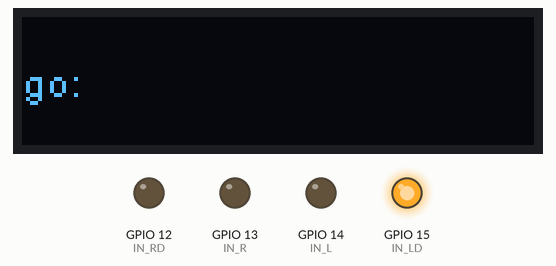
Recording of a sketch running on a simulated ESP8266 (NodeMCU). On the bench: 128×32 one-colour display, output pins drawn as LEDs (lit = HIGH). What the sketch prints to the serial monitor is not drawn.

Above: at 0.1 s.
At 6.1 s:
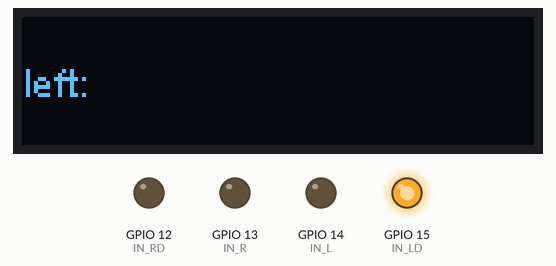
At 12.1 s:
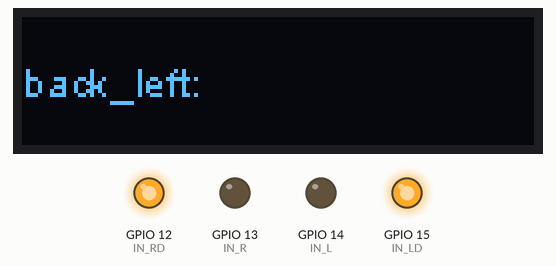
At 30.1 s:
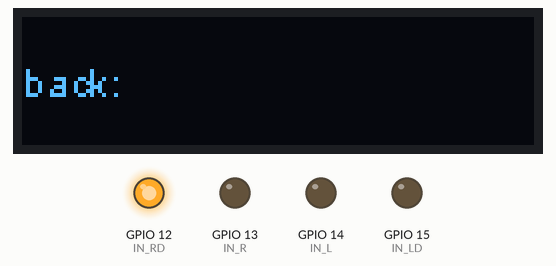
Timing chart, 0 to 37.6 s (numbered marks = the images above):
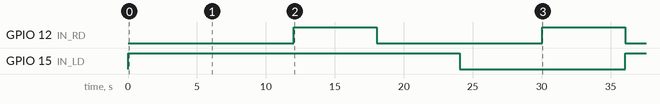

Measured:
- by itself, GPIO 12 (IN_RD): alternates HIGH for 6.0 s and LOW for 12.0 s
- by itself, GPIO 15 (IN_LD): LOW → HIGH at 0.01 s, → LOW 24.0 s later, → HIGH 12.0 s later
- what the display in image 1 shows lasts 6.0 s, from 6.0 s to 12.0 s

The sketch:

8-4-2.ino
```cpp
#define IN_R 13
#define IN_L 14
#define IN_RD 12 //high 후진, low 전진
#define IN_LD 15 //high 전진, low 후진
#include<Wire.h>
#include "SSD1306Wire.h"

SSD1306Wire display(0x3c, 0, 2, GEOMETRY_128_32);


int speed = 0;

void setup() {
  Serial.begin(9600);
  pinMode(IN_R, OUTPUT);
  pinMode(IN_L, OUTPUT);

  pinMode(IN_RD, OUTPUT);
  pinMode(IN_LD, OUTPUT);

  Serial.println();
  Serial.println();

  display.init();

  display.flipScreenVertically();
  display.setFont(ArialMT_Plain_10);
}

void loop() {
  if (Serial.available() > 0) {
    speed = Serial.parseInt();
  }
  if (speed >= 0 && speed <= 255) {


    String rData="go: ";
    display.clear();
    display.setTextAlignment(TEXT_ALIGN_LEFT);
    display.drawString(0,10,rData);
    display.display();
    Serial.println(speed);
    car_go(speed);
    delay(3000);

    rData="go: ";
    display.clear();
    display.setTextAlignment(TEXT_ALIGN_LEFT);
    display.drawString(0,10,rData);
    display.display();
    Serial.println(speed);
    car_go(speed);
    delay(3000);

    rData="left: ";
    display.clear();
    display.setTextAlignment(TEXT_ALIGN_LEFT);
    display.drawString(0,10,rData);
    display.display();
    Serial.println(speed);
    car_left(speed);
    delay(6000);

    rData="back_left: ";
    display.clear();
    display.setTextAlignment(TEXT_ALIGN_LEFT);
    display.drawString(0,10,rData);
    display.display();
    Serial.println(speed);
    car_back_left(speed);
    delay(6000);

    rData="right: ";
    display.clear();
    display.setTextAlignment(TEXT_ALIGN_LEFT);
    display.drawString(0,10,rData);
    display.display();
    Serial.println(speed);
    car_right(speed);
    delay(6000);

    rData="back_right: ";
    display.clear();
    display.setTextAlignment(TEXT_ALIGN_LEFT);
    display.drawString(0,10,rData);
    display.display();
    Serial.println(speed);
    car_back_right(speed);
    delay(6000);

    rData="back: ";
    display.clear();
    display.setTextAlignment(TEXT_ALIGN_LEFT);
    display.drawString(0,10,rData);
    display.display();
    Serial.println(speed);
    car_back(speed);
    delay(3000);

    rData="back: ";
    display.clear();
    display.setTextAlignment(TEXT_ALIGN_LEFT);
    display.drawString(0,10,rData);
    display.display();
    Serial.println(speed);
    car_back(speed);
    delay(3000);
  }
}

void car_go(int speed) {
  digitalWrite(IN_RD, LOW);
  analogWrite(IN_R, speed);

  digitalWrite(IN_LD, HIGH);
  analogWrite(IN_L, speed);
}

void car_back(int speed) {
  digitalWrite(IN_RD, HIGH);
  analogWrite(IN_R, speed);

  digitalWrite(IN_LD, LOW);
  analogWrite(IN_L, speed);
}

void car_left(int speed) {
  digitalWrite(IN_RD, LOW);
  analogWrite(IN_R, speed);

  digitalWrite(IN_LD, HIGH);
  analogWrite(IN_L, 0);
}

void car_right(int speed) {
  digitalWrite(IN_RD, LOW);
  analogWrite(IN_R, 0);

  digitalWrite(IN_LD, HIGH);
  analogWrite(IN_L, speed);
}

void car_back_left(int speed) {
  digitalWrite(IN_RD, HIGH);
  analogWrite(IN_R, speed);

  digitalWrite(IN_LD, HIGH);
  analogWrite(IN_L, 0);
}

void car_back_right(int speed) {
  digitalWrite(IN_RD, LOW);
  analogWrite(IN_R, 0);

  digitalWrite(IN_LD, LOW);
  analogWrite(IN_L, speed);
}
```
